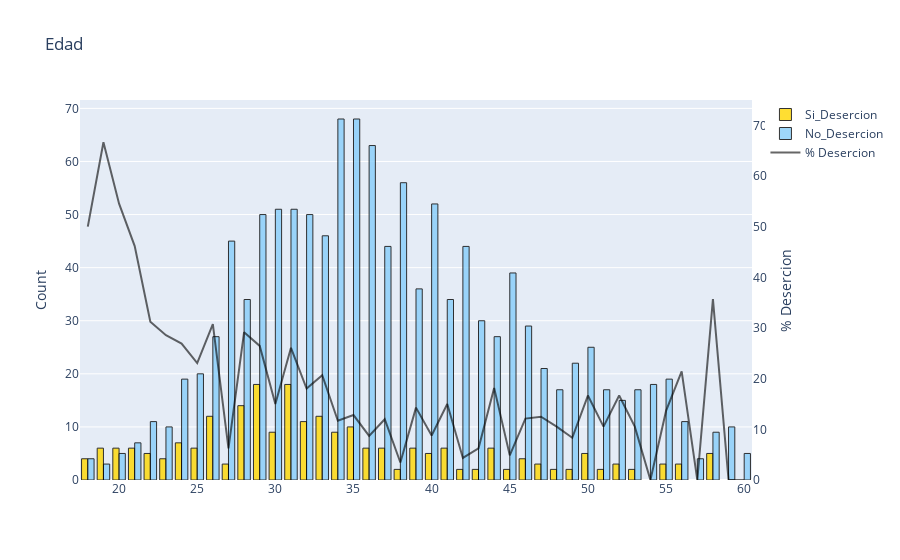

Source (notebook cell):
### Code cell
layout = dict(title =  str('Edad'),
              xaxis=dict(),
              yaxis=dict(title= 'Count'),
              yaxis2=dict(range= [-0, 75],
                          overlaying= 'y',
                          anchor= 'x',
                          side= 'right',
                          zeroline=False,
                          showgrid= False,
                          title= '% Desercion'
                         ))

fig = go.Figure(data=[trace1, trace2, trace3], layout=layout)
pio.show(fig)

### Figure 1 — Plotly figure (JSON) as saved in the notebook; plotly's stock layout.template omitted (floating-point values rounded to 4 significant figures)
{"data": [{"marker": {"color": "gold", "line": {"color": "#000000", "width": 1}}, "name": "Si_Desercion", "opacity": 0.8, "type": "bar", "x": [29, 31, 28, 33, 26, 32, 35, 34, 30, 24, 37, 39, 36, 41, 25, 19, 21, 44, 20, 40, 58, 50, 22, 46, 18, 23, 56, 52, 27, 55, 47, 38, 51, 48, 45, 42, 49, 43, 53], "y": [18, 18, 14, 12, 12, 11, 10, 9, 9, 7, 6, 6, 6, 6, 6, 6, 6, 6, 6, 5, 5, 5, 5, 4, 4, 4, 3, 3, 3, 3, 3, 2, 2, 2, 2, 2, 2, 2, 2]}, {"marker": {"color": "lightskyblue", "line": {"color": "#000000", "width": 1}}, "name": "No_Desercion", "opacity": 0.8, "type": "bar", "x": [35, 34, 36, 38, 40, 31, 30, 29, 32, 33, 27, 37, 42, 45, 39, 28, 41, 43, 46, 26, 44, 50, 49, 47, 25, 24, 55, 54, 53, 48, 51, 52, 22, 56, 59, 23, 58, 21, 60, 20, 57, 18, 19], "y": [68, 68, 63, 56, 52, 51, 51, 50, 50, 46, 45, 44, 44, 39, 36, 34, 34, 30, 29, 27, 27, 25, 22, 21, 20, 19, 19, 18, 17, 17, 17, 15, 11, 11, 10, 10, 9, 7, 5, 5, 4, 4, 3]}, {"marker": {"color": "black", "line": {"color": "#000000", "width": 0.5}}, "name": "% Desercion", "opacity": 0.6, "type": "scatter", "x": [18, 19, 20, 21, 22, 23, 24, 25, 26, 27, 28, 29, 30, 31, 32, 33, 34, 35, 36, 37, 38, 39, 40, 41, 42, 43, 44, 45, 46, 47, 48, 49, 50, 51, 52, 53, 54, 55, 56, 57, 58, 59, 60], "y": [50, 66.67, 54.55, 46.15, 31.25, 28.57, 26.92, 23.08, 30.77, 6.25, 29.17, 26.47, 15, 26.09, 18.03, 20.69, 11.69, 12.82, 8.696, 12, 3.448, 14.29, 8.772, 15, 4.348, 6.25, 18.18, 4.878, 12.12, 12.5, 10.53, 8.333, 16.67, 10.53, 16.67, 10.53, 0, 13.64, 21.43, 0, 35.71, 0, 0], "yaxis": "y2"}], "layout": {"title": {"text": "Edad"}, "yaxis": {"title": {"text": "Count"}}, "yaxis2": {"anchor": "x", "overlaying": "y", "range": [0, 75], "showgrid": false, "side": "right", "title": {"text": "% Desercion"}, "zeroline": false}}}
